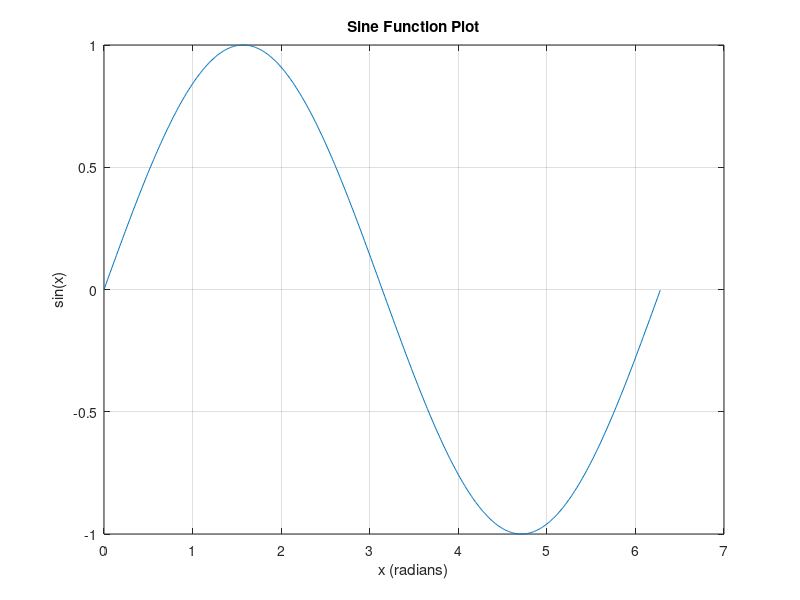

MATLAB code for this plot:
% hello_matlab.m 
% basical practice
disp('Hello, MATLAB!');

% Display a simple arithmetic operation
result = 2 + 2;
disp(['The result of 2 + 2 is: ', num2str(result)]);

% martix
% Create a simple matrix and display it
matrix = [1, 2; 3, 4];
disp('The created matrix is:');
disp(matrix);

% Perform a matrix operation and display the result
transposedMatrix = matrix';
disp('The transposed matrix is:');
disp(transposedMatrix);

% Calculate the determinant of the matrix and display it
determinant = det(matrix);
disp(['The determinant of the matrix is: ', num2str(determinant)]);

% vectore a
x = 0:0.01:2*pi;
% Calculate the sine of the vector x and display the result
sineValues = sin(x);
disp('The sine values of the vector x are:');
disp(sineValues);

% Plot the sine values against the vector x
figure;
plot(x, sineValues);
xlabel('x (radians)');
ylabel('sin(x)');
title('Sine Function Plot');
grid on;

% Display a message indicating the end of the script
disp('End of the hello_matlab script.');